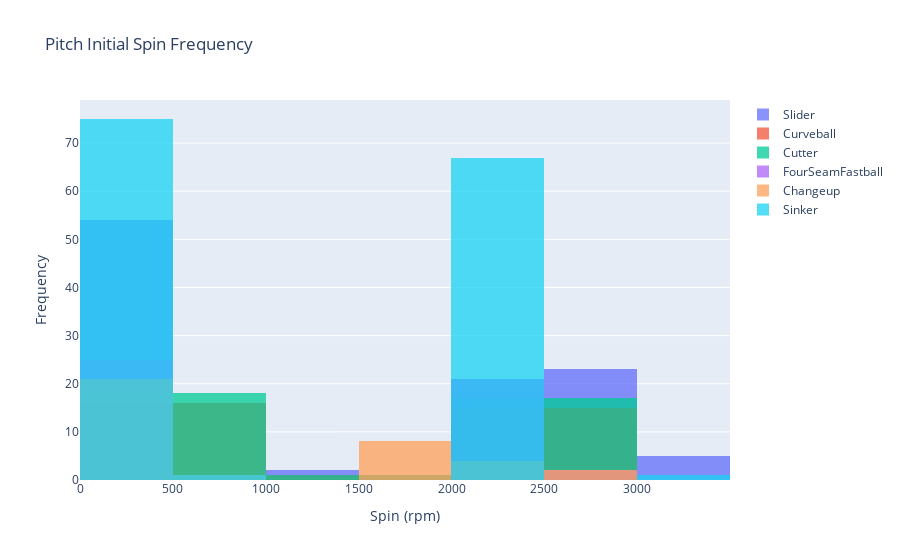

Notebook code for this chart:
### Code cell
# Overlay
fig = go.Figure()
for i in range(len(pitch_type_types)):
    fig.add_trace(go.Histogram(x=pitch_speed[i], name=pitch_type_types[i]))
    
# Overlay both histograms
fig.update_layout(barmode='overlay', title_text='Pitch Initial Spin Frequency')
fig.update_xaxes(title_text="Spin (rpm)")
fig.update_yaxes(title_text="Frequency")

# Reduce opacity to see both histograms
fig.update_traces(opacity=0.75)
fig.show()

# fig.write_image("Pitch Initial Spin Frequency Histogram.png", engine='kaleido')

### Figure 1 — Plotly figure (JSON) as saved in the notebook; plotly's stock layout.template omitted (floating-point values rounded to 4 significant figures; data arrays with more than 128 entries replaced by an {"elided": "..."} marker saying what was removed)
{"data": [{"name": "Slider", "opacity": 0.75, "type": "histogram", "x": [80, 80, 83, 85, 80, 86, 79, 78, 85, 86, 82, 85, 80, 85, 86, 71, 80, 79, 84, 80, 84, 86, 85, 84, 76, 80, 80, 84, 85, 87, 85, 83, 87, 79, 84, 86, 83, 84, 82, 86, 84, 84, 86, 81, 79, 82, 84, 86, 86, 86, 83, 85, 81, 2220, 2250, 2470, 2520, 2910, 2550, 2650, 130, 2900, 1350, 2290, 2520, 2260, 2760, 2490, 2410, 2370, 2130, 2570, 2370, 2520, 2610, 1260, 3080, 2430, 2280, 2900, 2310, 2470, 2890, 2550, 2460, 2490, 2530, 2470, 2480, 2500, 2540, 2520, 2560, 2180, 2590, 3230, 2120, 2550, 2160, 2610, 3040, 3100, 2580, 3160, 2870]}, {"name": "Curveball", "opacity": 0.75, "type": "histogram", "x": [79, 79, 71, 78, 79, 77, 77, 82, 78, 77, 80, 80, 78, 78, 78, 77, 2850, 2920, 2580, 2860, 2950, 2850, 2950, 2830, 2900, 1620, 2860, 2990, 2880, 2890, 2980, 2780]}, {"name": "Cutter", "opacity": 0.75, "type": "histogram", "x": [88, 87, 90, 87, 90, 90, 86, 87, 87, 90, 87, 88, 89, 86, 89, 86, 88, 88, 2860, 2870, 2190, 2740, 2980, 2960, 2960, 2880, 2860, 2900, 2750, 1980, 2670, 2910, 2220, 2670, 2880, 2690]}, {"name": "FourSeamFastball", "opacity": 0.75, "type": "histogram", "x": [93, 92, 90, 95, 96, 93, 93, 91, 93, 92, 90, 97, 92, 96, 91, 93, 91, 90, 91, 94, 91, 90, 94, 91, 2180, 2350, 2420, 2290, 2340, 2140, 2530, 2170, 2400, 2380, 2090, 2260, 110, 2200, 2410, 2460, 2120, 2440, 2200, 2230, 2360, 2700, 2440, 2190]}, {"name": "Changeup", "opacity": 0.75, "type": "histogram", "x": [86, 86, 84, 84, 83, 85, 84, 86, 85, 86, 85, 84, 86, 87, 86, 85, 86, 86, 1650, 1760, 1960, 1620, 2350, 2350, 20, 2510, 1820, 1910, 2390, 200, 1650, 1700, 700, 2520, 2090, 120]}, {"name": "Sinker", "opacity": 0.75, "type": "histogram", "x": {"elided": "144 int values"}}], "layout": {"barmode": "overlay", "title": {"text": "Pitch Initial Spin Frequency"}, "xaxis": {"title": {"text": "Spin (rpm)"}}, "yaxis": {"title": {"text": "Frequency"}}}}
